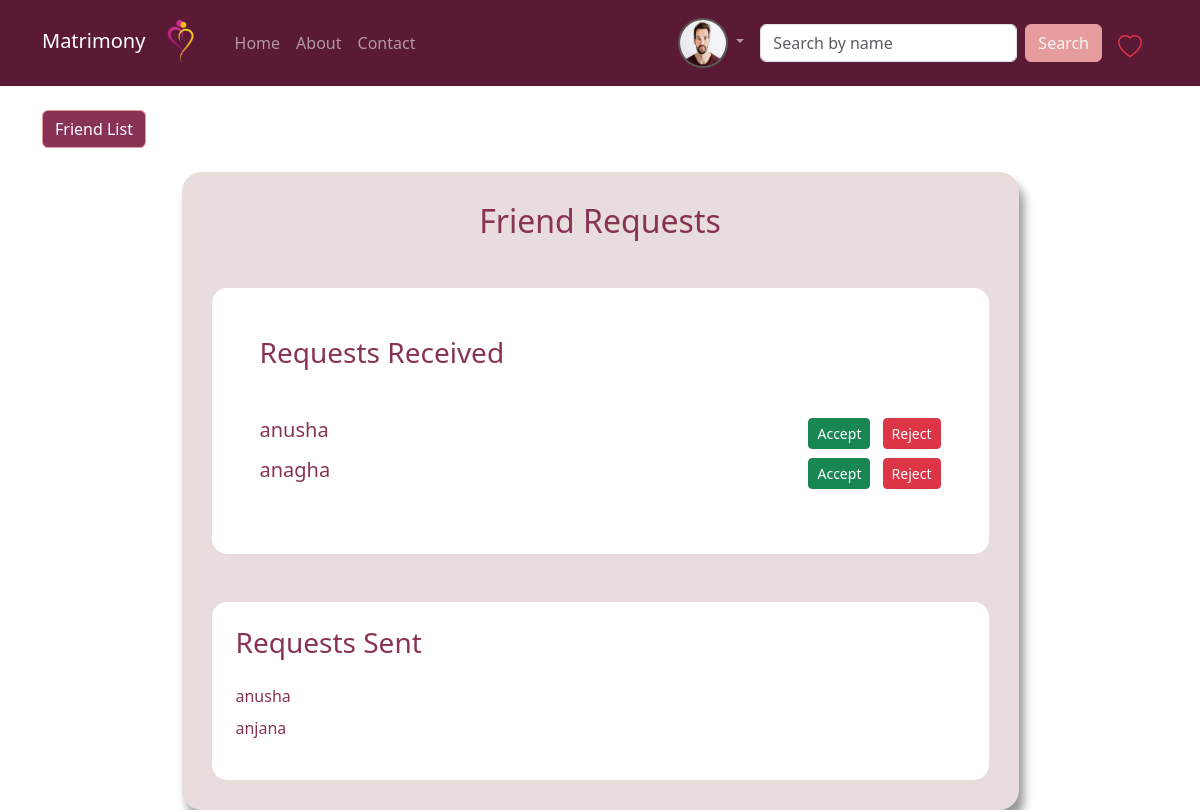
The app's page /user/friend_requests/ (signed in) with its own data.
### account/models.py (models this page shows, shortened)
class User(AbstractUser):
    GENDER_CHOICES = (
        ('MALE', 'Male'),
        ('FEMALE', 'Female'),
        ('OTHERS', 'Other'),
    )
    EXPERTISE_CHOICES = (
        ('BEGINNER', 'Beginner'),
        ('IINTERMEDIATE', 'Intermediate'),
        ('EXPERT', 'Expert'),
    )
    INTERESTS_CHOICES = (
        ('READING', 'Reading'),
        ('WRITING', 'Writing'),
        ('MUSIC', 'Music'),
        ('OTHERS', 'Others'),
    )
    HOBBIES_CHOICES = (
        ('DANCE', 'Dance'),
        ('TRAVEL', 'Travel'),
        ('FOOTBALL', 'Football'),
        ('CRICKET', 'Cricket'),
        ('OTHER', 'Other_activities'),
    )
    profile_photo = models.ImageField(
        upload_to='profile_photos/',
        blank=True,
        verbose_name='Profile photo'
    )
    date_of_birth = models.DateField(
        null=True,
        blank=False,
        verbose_name='Date of birth'
    )
    gender = models.CharField(
        max_length=10,
        choices=GENDER_CHOICES,
        blank=False,
        verbose_name='Gender',
        default='MALE'
    )
    phone_number = models.CharField(
        max_length=15,
        unique=True,
        blank=True,
        null=True,
        verbose_name='Phone number'
    )
    age = models.PositiveIntegerField(null=True, blank=True)
    hobbies = models.TextField(max_length=255, blank=False)
    interests = models.TextField(max_length=255, blank=False)
    smoking_status = models.CharField(max_length=20,default='Non-smoker', choices=[('Non-smoker', 'Non-smoker'),('Smoker', 'Smoker'),('Occasional', 'Occasional'),])
    drinking_status = models.CharField(max_length=20,default='Non-drinker', choices=[('Non-drinker', 'Non-drinker'),('Drinker', 'Drinker'),('Occasional', 'Occasional'),])
    qualification = models.CharField(max_length=255, blank=False
                                     ,choices=[('SSLC', 'SSLC'), ('PLUSTWO', 'PLUSTWO'), ('BACHELOR', 'BACHELOR'), ('MASTERS', 'MASTERS'), ('PHD', 'PHD')]
)
    company_name = models.CharField(max_length=255, blank=True)
    designation = models.CharField(max_length=255, blank=True)
    location = models.CharField(max_length=255, blank=True)
    job_title = models.CharField(max_length=255, blank=True)
    expertise = models.CharField(
        max_length=100,
        choices=EXPERTISE_CHOICES,
        blank=True,
        verbose_name='Expertise',
        default=''
    )

### user/models.py (models this page shows, shortened)
class FriendRequest(models.Model):
    id = models.BigAutoField(primary_key=True)  # Using BigAutoField for the primary key
    from_user = models.ForeignKey(User, related_name='from_user', on_delete=models.CASCADE)
    to_user = models.ForeignKey(User, related_name='to_user', on_delete=models.CASCADE)
    timestamp = models.DateTimeField(auto_now_add=True)  # Sets the timestamp when the request is created
    updated_at = models.DateTimeField(auto_now=True)  # Updates the timestamp every time the object is saved
    accepted = models.BooleanField(default=False)

### user/views.py (the view)
# urls.py: path('friend_requests/', view_friend_requests, name='friend_requests'),
@login_required
def view_friend_requests(request):
    incoming_requests = FriendRequest.objects.filter(to_user=request.user, accepted=False)
    outgoing_requests = FriendRequest.objects.filter(from_user=request.user, accepted=False)
    return render(request, 'friend_requests.html', {'incoming_requests': incoming_requests, 'outgoing_requests': outgoing_requests})

### user/templates/friend_requests.html
{% extends 'usernav/shared/navbar.html' %}
{% block content %}
<div class="container mt-4">
    <div class="d-flex justify-content-start">
        <button type="button" class="btn btn-secondary mb-4" style="background-color: rgb(136, 51, 86); border-color: rgb(230, 156, 156);">
            <a href="{% url 'user:friends_list' %}" style="text-decoration: none; color: white;">Friend List</a>
        </button>
    </div>
    <div class="container w-75 w-md-75 w-lg-50" style="background-color: rgb(232, 220, 220); color: grey; border-radius: 20px; padding: 30px; box-shadow: rgb(152, 151, 151) 5px 10px 10px;">
        <h2 class="text-center" style="color: rgb(136, 51, 86);">Friend Requests</h2>
        <div class="row mt-5">
            <div class="col-12">
                <div class="p-5" style="background-color: white; border-radius: 15px;">
                    <h3 style="color: rgb(136, 51, 86);">Requests Received</h3>
                    <ul class="list-unstyled mt-5">
                        {% for request in incoming_requests %}
                        <li class="d-flex justify-content-between align-items-center my-2" style="color: rgb(136, 51, 86);">
                            <h5>{{ request.from_user.username }}</h5>
                            <div>
                                <a href="{% url 'user:accept_friend_request' request.id %}" class="btn btn-success btn-sm me-2">Accept</a>
                                <a href="{% url 'user:reject_friend_request' request.id %}" class="btn btn-danger btn-sm">Reject</a>
                            </div>
                        </li>
                        {% endfor %}
                    </ul>
                </div>
            </div>
        </div>
        <div class="row mt-5">
            <div class="col-12">
                <div class="p-4" style="background-color: white; border-radius: 15px;">
                    <h3 style="color: rgb(136, 51, 86);">Requests Sent</h3>
                    <ul class="list-unstyled mt-4">
                        {% for request in outgoing_requests %}
                        <li class="my-2" style="color: rgb(136, 51, 86);">
                            {{ request.to_user.username }}
                        </li>
                        {% endfor %}
                    </ul>
                </div>
            </div>
        </div>
    </div>
</div>
{% endblock %}

### user/templates/usernav/shared/navbar.html (shortened to what this page needs)
{% load static %}
<!doctype html>
<html lang="en">
<head>
    <link href="https://cdn.jsdelivr.net/npm/bootstrap@5.3.2/dist/css/bootstrap.min.css" rel="stylesheet"
 />
    <link rel="stylesheet" href="https://cdn.jsdelivr.net/npm/bootstrap-icons@1.10.5/font/bootstrap-icons.css">
</head>
<body>
    <header>
            <nav class="navbar navbar-expand-sm navbar-dark " style="background-color: rgb(90, 26, 53);">
                <div class="container">
                    <a class="navbar-brand" href="#">Matrimony
                        <img src="{% static 'images/logo.png' %}" alt="" width="60" height="60">
                    </a>
                    <div class="collapse navbar-collapse" id="collapsibleNavId">
                        <ul class="navbar-nav me-auto mt-2 mt-lg-0">
                            <li class="nav-item mnav">
                                <a class="nav-link" href="{% url 'user:matrimonyhome' %}">Home</a>
                            </li>
                            <li class="nav-item mnav">
                                <a class="nav-link" href="{% url 'user:about' %}">About</a>
                            </li>
                            <li class="nav-item mnav">
                                <a class="nav-link" href="#">Contact</a>
                            </li>
                        </ul>
                        {% if user.is_authenticated %}
                        <ul class="navbar-nav ms-auto mt-2 mt-lg-0 me-2" >
                            <li class="nav-item dropdown">
                                <a class="nav-link dropdown-toggle" href="#" role="button" data-bs-toggle="dropdown" aria-expanded="false">
                                    <img src="{{user.profile_photo.url }}" alt="Profile Photo" width="50" height="50" style="border-radius: 25px;border: 2px solid rgb(90, 89, 86);" class="">
                                </a>
                              </li>
                        </ul>
                        {% endif %}
                        <form class="d-flex my-2 my-lg-0" method="get" action="{% url 'user:partner_search' %}">
                            <input class="form-control me-sm-2" type="text" name="name" placeholder="Search by name" />
                            <button class="btn my-2 my-sm-0" style="color: rgb(246, 245, 245); background-color: rgb(230, 156, 156); border-color: rgb(230, 156, 156);" type="submit">
                                Search
                            </button>
                        </form>
                        {% if user.is_authenticated %}
                        <li class="nav-item mt-2 fs-4 mx-3  " style="list-style: none;">
                            <a href="{% url 'user:favorites' %}">
                                <i class="bi bi-heart text-danger" ></i>
                            </a>
                        </li>
                        {% endif %}
                    </div>
                </div>
            </nav>
    </header>
    <main>
        {% block content %}
        {% endblock content %}
    </main>
</body>
</html>

### records on screen
User: profile_photo (picture)
FriendRequest: from_user.username "anusha"
FriendRequest: from_user.username "anagha"
FriendRequest: to_user.username "anusha"
FriendRequest: to_user.username "anjana"
